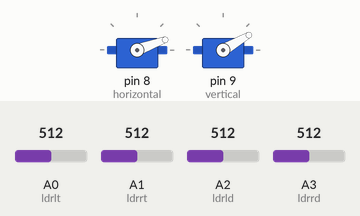
This sketch was run on a simulated Arduino Uno, built with avr-gcc and run on an emulated ATmega328P. Shown: 2 × servo. Inputs (shaded band) come from the test bench; at power-on: A0 (ldrlt) = 512, A1 (ldrrt) = 512, A2 (ldrld) = 512, A3 (ldrrd) = 512. What the sketch prints to the serial monitor is not drawn.

Above: at 4.2 s.
4.3 s: A0 (ldrlt) set to 536
5.8 s: A0 (ldrlt) set to 571
At 5.95 s:
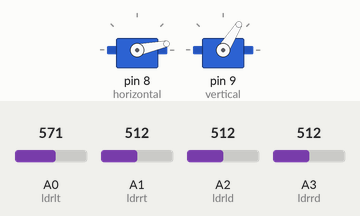
8.8 s: A1 (ldrrt) set to 597
10.3 s: A1 (ldrrt) set to 625
At 10.75 s:
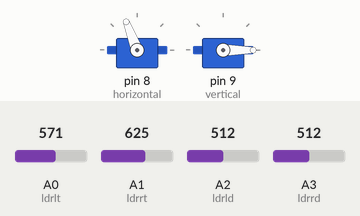
At 13.0 s:
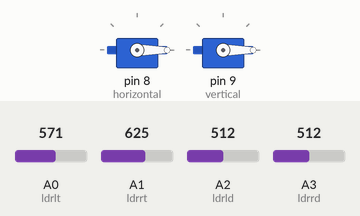
13.3 s: A2 (ldrld) set to 590
14.8 s: A2 (ldrld) set to 619
At 17.7 s:
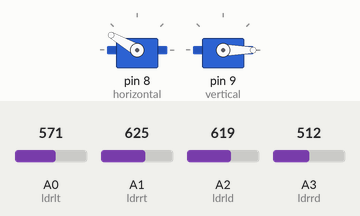
Timing chart, 0 to 18.8 s (numbered marks = the images above; inputs shaded):
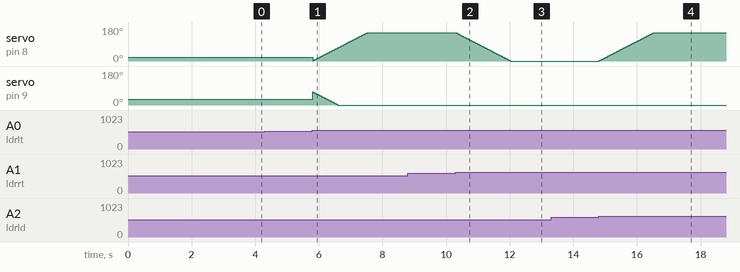

The sketch:

Solar_Tracker.ino
```cpp
#include <Servo.h> // include Servo library

// 180 horizontal MAX
Servo horizontal; // horizontal servo
int servoh = 0;   // 90;     // stand horizontal servo

int servohLimitHigh = 150;
int servohLimitLow = 0;

// 65 degrees MAX
Servo vertical;   // vertical servo
int servov = 70;    //   90;     // stand vertical servo

int servovLimitHigh = 180;
int servovLimitLow = 0;


// LDR pin connections
//  name  = analogpin;
int ldrlt = 0; //LDR top left - BOTTOM LEFT    <--- BDG
int ldrrt = 1; //LDR top rigt - BOTTOM RIGHT
int ldrld = 2; //LDR down left - TOP LEFT
int ldrrd = 3; //ldr down rigt - TOP RIGHT

void setup()
{
  Serial.begin(115200);
// servo connections
// name.attacht(pin);
  horizontal.attach(8);
  vertical.attach(9);
  horizontal.write(20);
  vertical.write(30);
  delay(3000);
}

void loop()
{
  int lt = analogRead(ldrlt); // top left
  int rt = analogRead(ldrrt); // top right
  int ld = analogRead(ldrld); // down left
  int rd = analogRead(ldrrd); // down rigt0
  Serial.print(" lt :");
  Serial.println(lt);
  Serial.print(" rt :");
  Serial.println(rt);
  Serial.print(" ld :");
  Serial.println(ld);
  Serial.print(" rd :");
  Serial.println(rd);

  // int dtime = analogRead(4)/20; // read potentiometers
  // int tol = analogRead(5)/4;
  int dtime = 10;
  int tol = 20;

  int avt = (lt + rt) / 2; // average value top
  int avd = (ld + rd) / 2; // average value down
  int avl = (lt + ld) / 2; // average value left
  int avr = (rt + rd) / 2; // average value right

  int dvert = avt - avd; // check the diffirence of up and down
  int dhoriz = avl - avr;// check the diffirence og left and rigt


  if (-1*tol > dvert || dvert > tol) // check if the diffirence is in the tolerance else change vertical angle
  {
  if (avt > avd)
  {
    servov= --servov;
    if (servov < servovLimitLow)
    {
    servov = servovLimitLow;
   }
  }
  else if (avt < avd)
  {
    servov = ++servov;
     if (servov > servovLimitHigh)
     {
      servov = servovLimitHigh;
     }
  }
  vertical.write(servov);
  }

  if (-1*tol > dhoriz || dhoriz > tol) // check if the diffirence is in the tolerance else change horizontal angle
  {
  if (avl > avr)
  {
    servoh = ++servoh;
     if (servoh > servohLimitHigh)
     {
     servoh = servohLimitHigh;
     }
  }
  else if (avl < avr)
  {
     servoh = --servoh;
    if (servoh < servohLimitLow)
    {
    servoh = servohLimitLow;
    }
  }
  else if (avl = avr)
  {
    // nothing
  }
  horizontal.write(servoh);
  }
   delay(dtime);

}
```

Measured:
- the behaviour switches between 553 and 554 on A0 (ldrlt) (found by bisection; images 0 and 1)
- the behaviour switches between 611 and 612 on A1 (ldrrt) (found by bisection; images 1 and 2)
- the behaviour switches between 606 and 607 on A2 (ldrld) (found by bisection; images 3 and 4)
- after the input at 10.3 s, servo on pin 8 (horizontal): moves from 150° to 0° over 1.7 s, starting at once
- after the input at 14.8 s, servo on pin 8 (horizontal): moves from 0° to 150° over 1.7 s, starting at once
